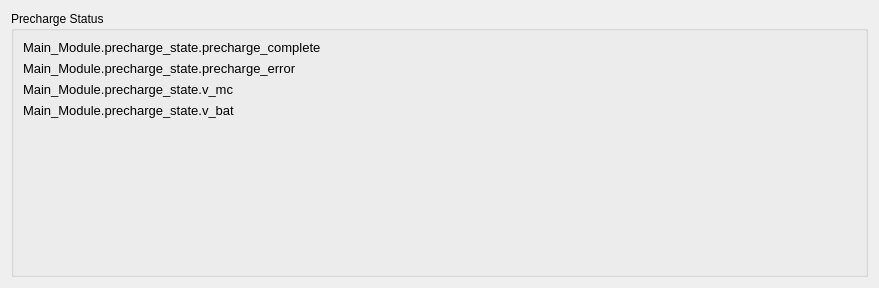
<?xml version="1.0" encoding="UTF-8"?>
<ui version="4.0">
 <class>carViewer</class>
 <widget class="QWidget" name="carViewer">
  <property name="geometry">
   <rect>
    <x>0</x>
    <y>0</y>
    <width>879</width>
    <height>288</height>
   </rect>
  </property>
  <property name="windowTitle">
   <string>Form</string>
  </property>
  <layout class="QVBoxLayout" name="verticalLayout">
   <item>
    <widget class="QGroupBox" name="groupBox_3">
     <property name="font">
      <font>
       <weight>50</weight>
       <bold>false</bold>
      </font>
     </property>
     <property name="title">
      <string>Precharge Status</string>
     </property>
     <layout class="QVBoxLayout" name="verticalLayout_3">
      <item>
       <widget class="CANVariableDisplay" name="label_11">
        <property name="font">
         <font>
          <pointsize>10</pointsize>
         </font>
        </property>
        <property name="text">
         <string>Main_Module.precharge_state.precharge_complete</string>
        </property>
       </widget>
      </item>
      <item>
       <widget class="CANVariableDisplay" name="label_14">
        <property name="font">
         <font>
          <pointsize>10</pointsize>
         </font>
        </property>
        <property name="text">
         <string>Main_Module.precharge_state.precharge_error</string>
        </property>
       </widget>
      </item>
      <item>
       <widget class="CANVariableDisplay" name="label_15">
        <property name="font">
         <font>
          <pointsize>10</pointsize>
         </font>
        </property>
        <property name="text">
         <string>Main_Module.precharge_state.v_mc</string>
        </property>
       </widget>
      </item>
      <item>
       <widget class="CANVariableDisplay" name="label_16">
        <property name="font">
         <font>
          <pointsize>10</pointsize>
         </font>
        </property>
        <property name="text">
         <string>Main_Module.precharge_state.v_bat</string>
        </property>
       </widget>
      </item>
      <item>
       <spacer name="verticalSpacer">
        <property name="orientation">
         <enum>Qt::Vertical</enum>
        </property>
        <property name="sizeHint" stdset="0">
         <size>
          <width>20</width>
          <height>40</height>
         </size>
        </property>
       </spacer>
      </item>
     </layout>
    </widget>
   </item>
  </layout>
 </widget>
 <customwidgets>
  <customwidget>
   <class>CANVariableDisplay</class>
   <extends>QLabel</extends>
   <header>display_widgets.variables.can_variable_display</header>
  </customwidget>
 </customwidgets>
 <resources/>
 <connections/>
</ui>
